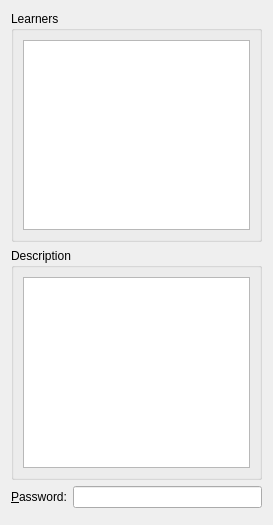
<?xml version="1.0" encoding="UTF-8"?>
<ui version="4.0">
 <class>LoginDialog</class>
 <widget class="QDialog" name="LoginDialog">
  <property name="geometry">
   <rect>
    <x>0</x>
    <y>0</y>
    <width>273</width>
    <height>525</height>
   </rect>
  </property>
  <property name="windowTitle">
   <string>Login</string>
  </property>
  <layout class="QVBoxLayout" name="verticalLayout_2">
   <item>
    <widget class="QGroupBox" name="learnerGroupBox">
     <property name="title">
      <string>Learners</string>
     </property>
     <layout class="QVBoxLayout" name="verticalLayout_3">
      <item>
       <widget class="QTableView" name="learnerTableView">
        <property name="editTriggers">
         <set>QAbstractItemView::NoEditTriggers</set>
        </property>
        <property name="selectionMode">
         <enum>QAbstractItemView::SingleSelection</enum>
        </property>
        <property name="selectionBehavior">
         <enum>QAbstractItemView::SelectRows</enum>
        </property>
       </widget>
      </item>
     </layout>
    </widget>
   </item>
   <item>
    <widget class="QGroupBox" name="descriptionGroupBox">
     <property name="enabled">
      <bool>true</bool>
     </property>
     <property name="title">
      <string>Description</string>
     </property>
     <layout class="QVBoxLayout" name="verticalLayout">
      <item>
       <widget class="QTextEdit" name="descriptionTextEdit">
        <property name="readOnly">
         <bool>true</bool>
        </property>
       </widget>
      </item>
     </layout>
    </widget>
   </item>
   <item>
    <layout class="QFormLayout" name="formLayout">
     <item row="0" column="0">
      <widget class="QLabel" name="passwordLabel">
       <property name="text">
        <string>&amp;Password:</string>
       </property>
       <property name="buddy">
        <cstring>passwordLineEdit</cstring>
       </property>
      </widget>
     </item>
     <item row="0" column="1">
      <widget class="QLineEdit" name="passwordLineEdit">
       <property name="echoMode">
        <enum>QLineEdit::Password</enum>
       </property>
      </widget>
     </item>
    </layout>
   </item>
   <item>
    <widget class="QDialogButtonBox" name="dialogButtonBox">
     <property name="standardButtons">
      <set>QDialogButtonBox::NoButton</set>
     </property>
    </widget>
   </item>
  </layout>
 </widget>
 <resources/>
 <connections/>
</ui>
